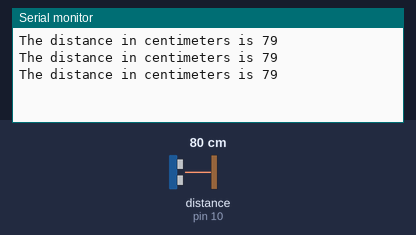
Simulated run of this sketch. Board: Arduino Uno, built with avr-gcc and run on an emulated ATmega328P. Shown: the last lines printed to the serial monitor. Wiring (inferred from the names in the program): ultrasonic range finder: trigger pin 9; echo pin 10. Inputs (shaded band) come from the test bench; at power-on: distance to the obstacle (sensor on pin 10) 80 cm. The echo pulse lasts 58.3 µs per cm.

Above: at 1.3 s.
1.4 s: distance to the obstacle (sensor on pin 10) set to 2 cm
At 1.9 s:
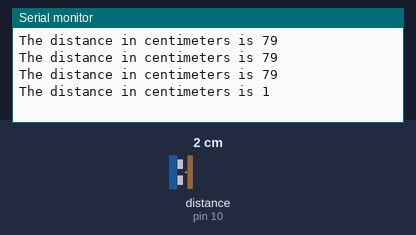
2.9 s: distance to the obstacle (sensor on pin 10) set to 4 cm
At 3.4 s:
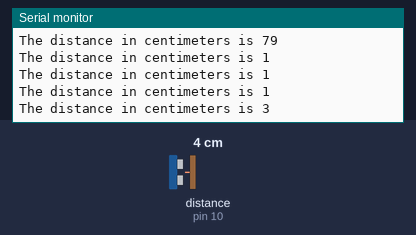
Timing chart, 0 to 5.9 s (numbered marks = the images above; inputs shaded):
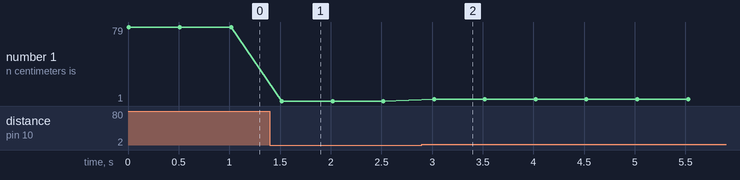

The sketch:

Ultrasonic_Test.ino
```cpp
int Trig = 9;
int Echo = 10;

long rawPulse;
int distance;

void setup() {
  // put your setup code here, to run once:
  Serial.begin(9600);

  //initialize the trigger and echo pins
  pinMode(Trig, OUTPUT);
  pinMode(Echo, INPUT);

}

void loop() {
  // put your main code here, to run repeatedly:

  // set the trigger low for 2us to ensure that the signal is clear
  digitalWrite(Trig, LOW);
  delayMicroseconds(2);

  // set trigger high for 10us
  digitalWrite(Trig, HIGH);
  delayMicroseconds(10);
  digitalWrite(Trig, LOW);

  // gets the time it took in microseconds
  rawPulse = pulseIn(Echo, HIGH);

  // sound travels at about 343m/s, so to get the distance in centimeters
  // one must multiply the time in microseconds it took to retrieve the echo by 0.0343cm/us and divide by two since the signal away from and to the sensor
  distance = (rawPulse * 0.0343)/2;

  Serial.print("The distance in centimeters is ");
  Serial.print(distance);
  Serial.print("\n");

  delay(500);

}
```

Measured:
- after the input at 1.4 s, the serial monitor: prints a new line after 0.12 s (image 1)
- after the input at 2.9 s, the serial monitor: prints a new line after 0.12 s (image 2)
- plotted number 1: 79 → 1 after the input at 1.4 s, 1 → 3 after the input at 2.9 s
